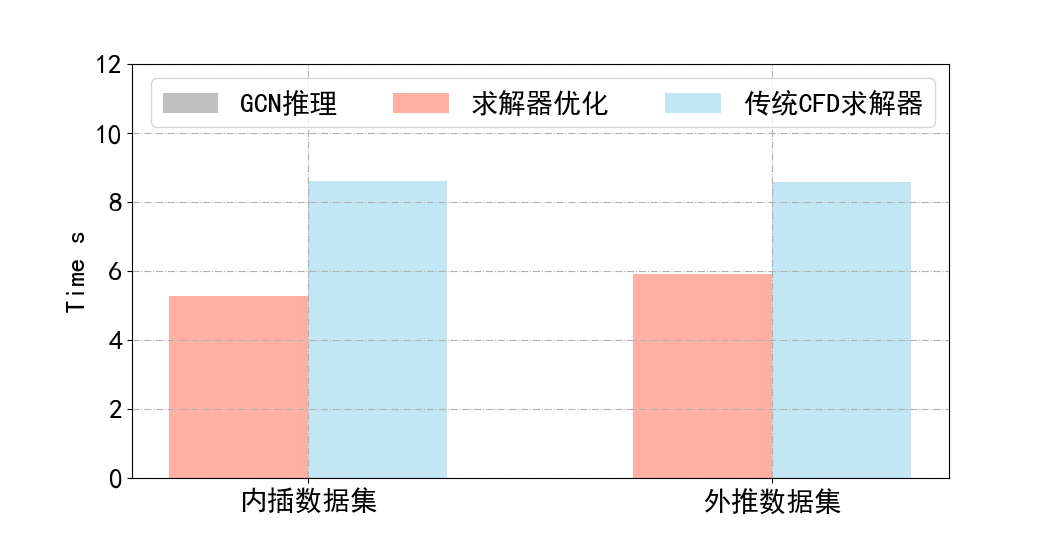

Write the Python code that produced this figure.
import matplotlib.pyplot as plt
import matplotlib as mpl
import numpy as np

# mpl.rcParams["font.sans-serif"] = ["SimHei"]
# mpl.rcParams["axes.unicode_minus"] = False

plt.rcParams['font.sans-serif']=['SimHei']
plt.rcParams['axes.unicode_minus'] = False

x = np.arange(2)
y = [0.011, 0.011]
y1 = [5.277, 5.901]
y2 = [8.612, 8.590]
# y2 = [0.5952, 0.0470, 0.0127]
# y3 = [0.3874, 0.0237, 0.0104]

bar_width = 0.3
tick_label = ["内插数据集", "外推数据集"]
# tick_label = [4,40,400]
plt.grid(linestyle='-.')
plt.bar(x, y, bar_width, align="center", color="gray", label= r"GCN推理", alpha=0.5)
plt.bar(x, y1, bar_width, bottom=y, align="center", color="tomato", label= r"求解器优化", alpha=0.5)


plt.bar(x+bar_width, y2, bar_width, color="skyblue", align="center", label=r"传统CFD求解器", alpha=0.5)
# plt.bar(x+bar_width*2, y2, bar_width, align="center", color="tomato", label=r"$\rm{Error}_{mo}$ of $L_1$", alpha=0.5)
# plt.bar(x+bar_width*3, y3, bar_width, color="skyblue", align="center", label=r"$\rm{Error}_{mo}$ of $L_{Physical}$", alpha=0.5)

plt.ylabel("Time s",fontsize=20)

plt.xticks(x+bar_width*1/2, tick_label,fontsize=20)
plt.yticks(fontsize = 20)
plt.ylim([0,12])
plt.legend(loc = 'best',ncol = 3 ,prop={'size':20})
plt.show()
